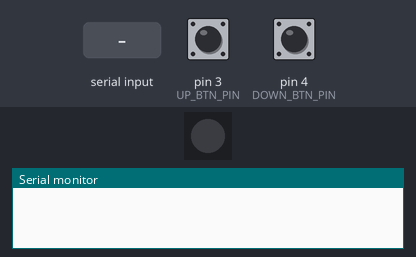
Recording of a sketch running on a simulated Arduino Uno, built with avr-gcc and run on an emulated ATmega328P. Parts: 1 RGB LEDs in strip order, left to right, the last lines printed to the serial monitor. Inputs (shaded band) come from the test bench; at power-on: pin 3 (UP_BTN_PIN) LOW, pin 4 (DOWN_BTN_PIN) LOW.

Above: at 1.2 s.
1.3 s: pin 3 (UP_BTN_PIN) pulled HIGH for 0.15 s
At 2.3 s:
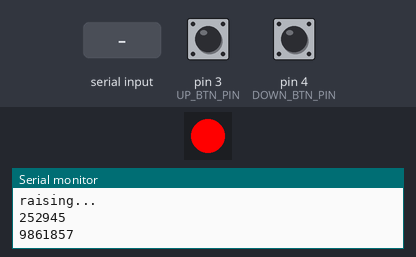
4.4 s: "d" received over Serial
At 7.3 s:
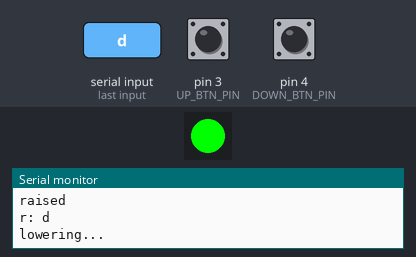
7.4 s: "u" received over Serial
At 14.1 s:
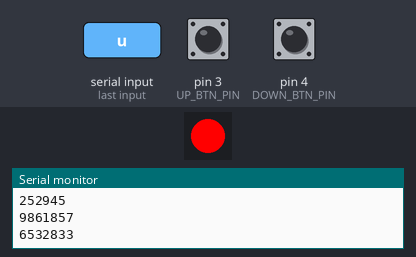
Timing chart, 0 to 19.7 s (numbered marks = the images above; inputs shaded):
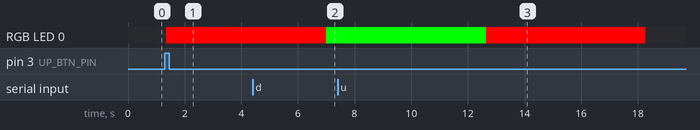

The sketch:

Table-Remote.ino
```cpp
/*
Firmware designed to remotely operate tables with a 433MHz radio.
Designed to be deployed on an Adafruit Trinket M0.
More remotes can be spoofed by adding their transmission codes (in decimal) to the codes[] array
Transmission codes can be obtained by running the ReceiveDemo_Advanced example script
from the rc-switch library, and pressing the up or down button on the remote while pointed
towards the recieving antenna. More information available at https://github.com/sui77/rc-switch

The DotStar RGB LED onboard the Trinket M0 is controlled with the Adafruit Dotstar library,
available at https://github.com/adafruit/Adafruit_DotStar

Written by Fischer Moseley for CECFC during August 2018.
*/

#include <Adafruit_DotStar.h>
#include <RCSwitch.h>

#define BIT_LENGTH            24 //how many bits to send (used for binary zero padding)
#define WAIT_TIME             20 //time in ms to wait after a code is sent
#define UP_BTN_PIN            3  //pin the up button is connected to
#define DOWN_BTN_PIN          4  //pin the down button is connected to
#define TX_PIN                1  //pin the transmitter is connected to
#define DEBOUNCE_SETTLE_TIME  50 //how long the buttons have to be settled for (in ms)

#if defined(ARDUINO_SAMD_ZERO) && defined(SERIAL_PORT_USBVIRTUAL)
  // Required for Serial on Zero based boards
  #define Serial SERIAL_PORT_USBVIRTUAL
#endif

RCSwitch mySwitch = RCSwitch(); //init the remote control
Adafruit_DotStar strip = Adafruit_DotStar(1, 7, 8, DOTSTAR_BRG); //init the RGB LED

//button/debouncing variables
unsigned long UpLastDebounceTime=0;   //last time the up button was toggled
unsigned long DownLastDebounceTime=0; //last time the down button was toggled
bool UpButtonState = LOW;             //current state of the up button
bool DownButtonState = LOW;           //current state of the down button
bool LastUpButtonState = LOW;         //last state of the up button
bool LastDownButtonState = LOW;       //last state of the down button


//the codes array stores the up codes
//the down codes are equal to the up codes plus one
unsigned long int codes[]={ //stores the transmitter up button codes
  //the down button codes are equal to the up button codes plus one
  252945,
  9861857,
  6532833,
  13108961,
  13806609,
  10427409,
  473617,
  6525457,
  15956497,
  14031377,
  78353,
  711697
};

void setup() {
  Serial.begin(115200); //init serial

  //init I/O
  pinMode(UP_BTN_PIN, INPUT);
  pinMode(DOWN_BTN_PIN, INPUT);

  strip.begin(); //init DotStar
  strip.show();  //show the empty buffer

  mySwitch.enableTransmit(TX_PIN);
}

void raise_all(){
  Serial.println("raising...");
  strip.setPixelColor(0, 0xFF0000); //set DotStar to red
  strip.show(); //update the DotStar
  int len = sizeof(codes)/sizeof(codes[0]); //get length of array
  for(int i=0; i<len; i++){ //send each code
    mySwitch.send(codes[i], BIT_LENGTH);
    Serial.println(codes[i]);
    delay(WAIT_TIME); //give the hardware time to settle
  }
  strip.setPixelColor(0, 0x000000); //turn off the DotStar
  strip.show(); //update the DotStar
  Serial.println("raised");
}

void lower_all(){
  Serial.println("lowering...");
  strip.setPixelColor(0, 0x00FF00);//set DotStar to Blue
  strip.show(); //update the DotStar
  int len = sizeof(codes)/sizeof(codes[0]); //get length of array
  for(int i=0; i<len; i++){ //send each code
    mySwitch.send(codes[i]+1, BIT_LENGTH);
    Serial.println(codes[i]+1);
    delay(WAIT_TIME); //give the hardware time to settle
  }
  Serial.println("lowered");
  strip.setPixelColor(0, 0x000000); //turn off the DotStar
  strip.show(); //update the DotStar
}

void reset_states(){ //issues multiple lower commands to ensure desks are down
  Serial.println("resetting...");
  lower_all();
  delay(15000);
  lower_all();
  delay(15000);
  lower_all();
  Serial.println("reset");
}

void read_state_execute(){ //read button state and send necessary commands
  if(UpButtonState&&DownButtonState){reset_states();} //reset the table states if both buttons are pressed
  else if(UpButtonState){raise_all();}                //if the up button is pressed then raise the tables
  else if(DownButtonState){lower_all();}              //if the down button is pressed then lower the tables
}

void loop() {
  if(Serial.available()){ //manual control over serial, also echos recieved characters
    char recieved = Serial.read();
    Serial.print("r: ");
    Serial.println(recieved);
    if(recieved=='u'){raise_all();}
    if(recieved=='d'){lower_all();}
    if(recieved=='r'){reset_states();}
  }

  //button debouncing code
  bool UpButtonReading = digitalRead(UP_BTN_PIN);
  bool DownButtonReading = digitalRead(DOWN_BTN_PIN);

  if(UpButtonReading!=LastUpButtonState){
    UpLastDebounceTime=millis();
  }
  if(DownButtonReading!=LastDownButtonState){
    DownLastDebounceTime=millis();
  }

  if((millis()-UpLastDebounceTime)>DEBOUNCE_SETTLE_TIME){
    if(UpButtonReading!=UpButtonState){
      UpButtonState=UpButtonReading;
      read_state_execute();
    }
  }

  if((millis()-DownLastDebounceTime)>DEBOUNCE_SETTLE_TIME){
    if(DownButtonReading!=DownButtonState){
      DownButtonState=DownButtonReading;
      read_state_execute();
    }
  }
  LastUpButtonState=UpButtonReading;
  LastDownButtonState=DownButtonReading;
}
```

Measured:
- after the input at 1.3 s, RGB LED 0: off → RGB(255, 0, 0) after 0.05 s
